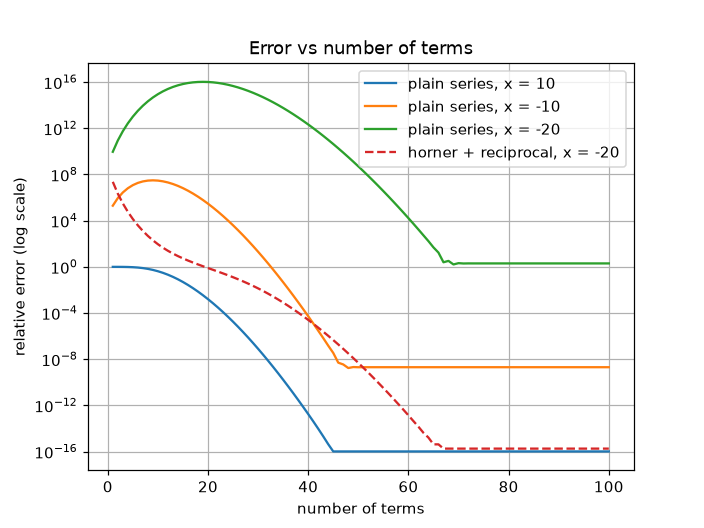

Write Python code to recreate this figure.
# graph2.py
# Draws: relative error vs number of terms, for several values of x.
# Needs exp_lab.py in the same folder (it uses your functions).

import matplotlib.pyplot as plt
from exp_lab import exp_series, exp_horner_reciprocal, relative_error

# ---------------------------------------------------------------
# Settings
# ---------------------------------------------------------------
# x = 10  -> healthy case (all terms positive, no cancellation)
# x = -10 -> mild cancellation
# x = -20 -> severe cancellation
x_values = [10, -10, -20]

# Numbers of terms to try: 1, 2, 3, ... 100
ns = list(range(1, 101))

# ---------------------------------------------------------------
# Step 1: plain series, one line per x
# ---------------------------------------------------------------
for x in x_values:
    errors = []                       # fresh empty list for each x

    for n in ns:
        # exp_series returns TWO things (total, largest_term); we only want total
        result = exp_series(x, n)[0]

        # How wrong is it compared with the 50-digit true value?
        error = relative_error(result, x)

        # The log axis cannot show 0, so raise tiny/zero errors to 1e-17
        errors.append(max(error, 1e-17))

    # Draw this x's line: number of terms on the horizontal axis
    plt.plot(ns, errors, label=f"plain series, x = {x}")

# ---------------------------------------------------------------
# Step 2: the fixed method for x = -20, as a dashed comparison line
# ---------------------------------------------------------------
# Same loop written as a list comprehension (one line instead of five)
fixed_errors = [
    max(relative_error(exp_horner_reciprocal(-20, n), -20), 1e-17)
    for n in ns
]
plt.plot(ns, fixed_errors, linestyle="--", label="horner + reciprocal, x = -20")

# ---------------------------------------------------------------
# Step 3: make the graph readable
# ---------------------------------------------------------------
plt.yscale("log")                      # errors span 1e-16 up to 1e16
plt.xlabel("number of terms")
plt.ylabel("relative error (log scale)")
plt.title("Error vs number of terms")
plt.legend()
plt.grid(True)

# ---------------------------------------------------------------
# Step 4: save and show
# ---------------------------------------------------------------
# Save BEFORE show(): show() clears the figure, so a later save is blank.
plt.savefig("graph2.png", dpi=110)
plt.show()
